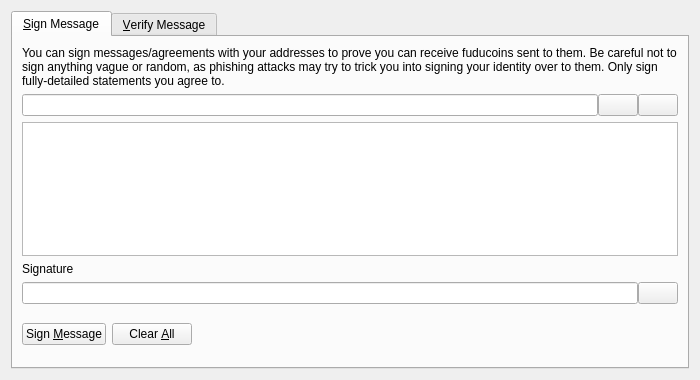
<?xml version="1.0" encoding="UTF-8"?>
<ui version="4.0">
 <class>SignVerifyMessageDialog</class>
 <widget class="QDialog" name="SignVerifyMessageDialog">
  <property name="geometry">
   <rect>
    <x>0</x>
    <y>0</y>
    <width>700</width>
    <height>380</height>
   </rect>
  </property>
  <property name="windowTitle">
   <string>Signatures - Sign / Verify a Message</string>
  </property>
  <property name="modal">
   <bool>true</bool>
  </property>
  <layout class="QVBoxLayout" name="verticalLayout">
   <item>
    <widget class="QTabWidget" name="tabWidget">
     <property name="currentIndex">
      <number>0</number>
     </property>
     <widget class="QWidget" name="tabSignMessage">
      <attribute name="title">
       <string>&amp;Sign Message</string>
      </attribute>
      <layout class="QVBoxLayout" name="verticalLayout_SM">
       <item>
        <widget class="QLabel" name="infoLabel_SM">
         <property name="text">
          <string>You can sign messages/agreements with your addresses to prove you can receive fuducoins sent to them. Be careful not to sign anything vague or random, as phishing attacks may try to trick you into signing your identity over to them. Only sign fully-detailed statements you agree to.</string>
         </property>
         <property name="textFormat">
          <enum>Qt::PlainText</enum>
         </property>
         <property name="wordWrap">
          <bool>true</bool>
         </property>
        </widget>
       </item>
       <item>
        <layout class="QHBoxLayout" name="horizontalLayout_1_SM">
         <property name="spacing">
          <number>0</number>
         </property>
         <item>
          <widget class="QValidatedLineEdit" name="addressIn_SM">
           <property name="toolTip">
            <string>The Fuducoin address to sign the message with</string>
           </property>
          </widget>
         </item>
         <item>
          <widget class="QPushButton" name="addressBookButton_SM">
           <property name="toolTip">
            <string>Choose previously used address</string>
           </property>
           <property name="text">
            <string/>
           </property>
           <property name="icon">
            <iconset resource="../bitcoin.qrc">
             <normaloff>:/icons/address-book</normaloff>:/icons/address-book</iconset>
           </property>
           <property name="shortcut">
            <string>Alt+A</string>
           </property>
           <property name="autoDefault">
            <bool>false</bool>
           </property>
          </widget>
         </item>
         <item>
          <widget class="QPushButton" name="pasteButton_SM">
           <property name="toolTip">
            <string>Paste address from clipboard</string>
           </property>
           <property name="text">
            <string/>
           </property>
           <property name="icon">
            <iconset resource="../bitcoin.qrc">
             <normaloff>:/icons/editpaste</normaloff>:/icons/editpaste</iconset>
           </property>
           <property name="shortcut">
            <string>Alt+P</string>
           </property>
           <property name="autoDefault">
            <bool>false</bool>
           </property>
          </widget>
         </item>
        </layout>
       </item>
       <item>
        <widget class="QPlainTextEdit" name="messageIn_SM">
         <property name="toolTip">
          <string>Enter the message you want to sign here</string>
         </property>
        </widget>
       </item>
       <item>
        <widget class="QLabel" name="signatureLabel_SM">
         <property name="text">
          <string>Signature</string>
         </property>
         <property name="textFormat">
          <enum>Qt::PlainText</enum>
         </property>
        </widget>
       </item>
       <item>
        <layout class="QHBoxLayout" name="horizontalLayout_2_SM">
         <property name="spacing">
          <number>0</number>
         </property>
         <item>
          <widget class="QLineEdit" name="signatureOut_SM">
           <property name="font">
            <font>
             <italic>true</italic>
            </font>
           </property>
           <property name="readOnly">
            <bool>true</bool>
           </property>
          </widget>
         </item>
         <item>
          <widget class="QPushButton" name="copySignatureButton_SM">
           <property name="toolTip">
            <string>Copy the current signature to the system clipboard</string>
           </property>
           <property name="text">
            <string/>
           </property>
           <property name="icon">
            <iconset resource="../bitcoin.qrc">
             <normaloff>:/icons/editcopy</normaloff>:/icons/editcopy</iconset>
           </property>
           <property name="autoDefault">
            <bool>false</bool>
           </property>
          </widget>
         </item>
        </layout>
       </item>
       <item>
        <layout class="QHBoxLayout" name="horizontalLayout_3_SM">
         <item>
          <widget class="QPushButton" name="signMessageButton_SM">
           <property name="toolTip">
            <string>Sign the message to prove you own this Fuducoin address</string>
           </property>
           <property name="text">
            <string>Sign &amp;Message</string>
           </property>
           <property name="icon">
            <iconset resource="../bitcoin.qrc">
             <normaloff>:/icons/edit</normaloff>:/icons/edit</iconset>
           </property>
           <property name="autoDefault">
            <bool>false</bool>
           </property>
          </widget>
         </item>
         <item>
          <widget class="QPushButton" name="clearButton_SM">
           <property name="toolTip">
            <string>Reset all sign message fields</string>
           </property>
           <property name="text">
            <string>Clear &amp;All</string>
           </property>
           <property name="icon">
            <iconset resource="../bitcoin.qrc">
             <normaloff>:/icons/remove</normaloff>:/icons/remove</iconset>
           </property>
           <property name="autoDefault">
            <bool>false</bool>
           </property>
          </widget>
         </item>
         <item>
          <spacer name="horizontalSpacer_1_SM">
           <property name="orientation">
            <enum>Qt::Horizontal</enum>
           </property>
           <property name="sizeHint" stdset="0">
            <size>
             <width>40</width>
             <height>48</height>
            </size>
           </property>
          </spacer>
         </item>
         <item>
          <widget class="QLabel" name="statusLabel_SM">
           <property name="font">
            <font>
             <weight>75</weight>
             <bold>true</bold>
            </font>
           </property>
           <property name="text">
            <string/>
           </property>
           <property name="wordWrap">
            <bool>true</bool>
           </property>
          </widget>
         </item>
         <item>
          <spacer name="horizontalSpacer_2_SM">
           <property name="orientation">
            <enum>Qt::Horizontal</enum>
           </property>
           <property name="sizeHint" stdset="0">
            <size>
             <width>40</width>
             <height>48</height>
            </size>
           </property>
          </spacer>
         </item>
        </layout>
       </item>
      </layout>
     </widget>
     <widget class="QWidget" name="tabVerifyMessage">
      <attribute name="title">
       <string>&amp;Verify Message</string>
      </attribute>
      <layout class="QVBoxLayout" name="verticalLayout_VM">
       <item>
        <widget class="QLabel" name="infoLabel_VM">
         <property name="text">
          <string>Enter the receiver's address, message (ensure you copy line breaks, spaces, tabs, etc. exactly) and signature below to verify the message. Be careful not to read more into the signature than what is in the signed message itself, to avoid being tricked by a man-in-the-middle attack. Note that this only proves the signing party receives with the address, it cannot prove sendership of any transaction!</string>
         </property>
         <property name="textFormat">
          <enum>Qt::PlainText</enum>
         </property>
         <property name="alignment">
          <set>Qt::AlignLeading|Qt::AlignLeft|Qt::AlignTop</set>
         </property>
         <property name="wordWrap">
          <bool>true</bool>
         </property>
        </widget>
       </item>
       <item>
        <layout class="QHBoxLayout" name="horizontalLayout_1_VM">
         <property name="spacing">
          <number>0</number>
         </property>
         <item>
          <widget class="QValidatedLineEdit" name="addressIn_VM">
           <property name="toolTip">
            <string>The Fuducoin address the message was signed with</string>
           </property>
          </widget>
         </item>
         <item>
          <widget class="QPushButton" name="addressBookButton_VM">
           <property name="toolTip">
            <string>Choose previously used address</string>
           </property>
           <property name="text">
            <string/>
           </property>
           <property name="icon">
            <iconset resource="../bitcoin.qrc">
             <normaloff>:/icons/address-book</normaloff>:/icons/address-book</iconset>
           </property>
           <property name="shortcut">
            <string>Alt+A</string>
           </property>
           <property name="autoDefault">
            <bool>false</bool>
           </property>
          </widget>
         </item>
        </layout>
       </item>
       <item>
        <widget class="QPlainTextEdit" name="messageIn_VM"/>
       </item>
       <item>
        <widget class="QValidatedLineEdit" name="signatureIn_VM"/>
       </item>
       <item>
        <layout class="QHBoxLayout" name="horizontalLayout_2_VM">
         <item>
          <widget class="QPushButton" name="verifyMessageButton_VM">
           <property name="toolTip">
            <string>Verify the message to ensure it was signed with the specified Fuducoin address</string>
           </property>
           <property name="text">
            <string>Verify &amp;Message</string>
           </property>
           <property name="icon">
            <iconset resource="../bitcoin.qrc">
             <normaloff>:/icons/transaction_0</normaloff>:/icons/transaction_0</iconset>
           </property>
           <property name="autoDefault">
            <bool>false</bool>
           </property>
          </widget>
         </item>
         <item>
          <widget class="QPushButton" name="clearButton_VM">
           <property name="toolTip">
            <string>Reset all verify message fields</string>
           </property>
           <property name="text">
            <string>Clear &amp;All</string>
           </property>
           <property name="icon">
            <iconset resource="../bitcoin.qrc">
             <normaloff>:/icons/remove</normaloff>:/icons/remove</iconset>
           </property>
           <property name="autoDefault">
            <bool>false</bool>
           </property>
          </widget>
         </item>
         <item>
          <spacer name="horizontalSpacer_1_VM">
           <property name="orientation">
            <enum>Qt::Horizontal</enum>
           </property>
           <property name="sizeHint" stdset="0">
            <size>
             <width>40</width>
             <height>48</height>
            </size>
           </property>
          </spacer>
         </item>
         <item>
          <widget class="QLabel" name="statusLabel_VM">
           <property name="font">
            <font>
             <weight>75</weight>
             <bold>true</bold>
            </font>
           </property>
           <property name="text">
            <string/>
           </property>
           <property name="wordWrap">
            <bool>true</bool>
           </property>
          </widget>
         </item>
         <item>
          <spacer name="horizontalSpacer_2_VM">
           <property name="orientation">
            <enum>Qt::Horizontal</enum>
           </property>
           <property name="sizeHint" stdset="0">
            <size>
             <width>40</width>
             <height>48</height>
            </size>
           </property>
          </spacer>
         </item>
        </layout>
       </item>
      </layout>
     </widget>
    </widget>
   </item>
  </layout>
 </widget>
 <customwidgets>
  <customwidget>
   <class>QValidatedLineEdit</class>
   <extends>QLineEdit</extends>
   <header>qt/qvalidatedlineedit.h</header>
  </customwidget>
 </customwidgets>
 <resources>
  <include location="../bitcoin.qrc"/>
 </resources>
 <connections/>
</ui>
